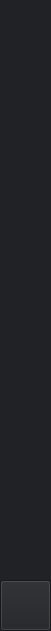
       <widget class="QWidget" name="Button_2" native="true">
        <property name="geometry">
         <rect>
          <x>0</x>
          <y>0</y>
          <width>51</width>
          <height>631</height>
         </rect>
        </property>
        <property name="styleSheet">
         <string notr="true">background-color: rgb(32, 34, 37);</string>
        </property>
        <widget class="QPushButton" name="profileBtn_admin">
         <property name="geometry">
          <rect>
           <x>0</x>
           <y>60</y>
           <width>51</width>
           <height>51</height>
          </rect>
         </property>
         <property name="text">
          <string/>
         </property>
         <property name="icon">
          <iconset resource="images_and_icons/SignInRegPage.qrc">
           <normaloff>:/User/User/profile.png</normaloff>:/User/User/profile.png</iconset>
         </property>
         <property name="iconSize">
          <size>
           <width>33</width>
           <height>33</height>
          </size>
         </property>
         <property name="flat">
          <bool>true</bool>
         </property>
        </widget>
        <widget class="QPushButton" name="mainBtn_admin">
         <property name="geometry">
          <rect>
           <x>0</x>
           <y>0</y>
           <width>51</width>
           <height>51</height>
          </rect>
         </property>
         <property name="text">
          <string/>
         </property>
         <property name="icon">
          <iconset resource="images_and_icons/SignInRegPage.qrc">
           <normaloff>:/User/User/home.png</normaloff>:/User/User/home.png</iconset>
         </property>
         <property name="iconSize">
          <size>
           <width>33</width>
           <height>33</height>
          </size>
         </property>
         <property name="flat">
          <bool>true</bool>
         </property>
        </widget>
        <widget class="QPushButton" name="makeAnnocementBtn">
         <property name="geometry">
          <rect>
           <x>0</x>
           <y>120</y>
           <width>51</width>
           <height>51</height>
          </rect>
         </property>
         <property name="text">
          <string/>
         </property>
         <property name="icon">
          <iconset resource="images_and_icons/SignInRegPage.qrc">
           <normaloff>:/admin/Admin/make announcement.png</normaloff>:/admin/Admin/make announcement.png</iconset>
         </property>
         <property name="iconSize">
          <size>
           <width>33</width>
           <height>33</height>
          </size>
         </property>
         <property name="flat">
          <bool>true</bool>
         </property>
        </widget>
        <widget class="QPushButton" name="manageUserBtn">
         <property name="geometry">
          <rect>
           <x>0</x>
           <y>180</y>
           <width>51</width>
           <height>51</height>
          </rect>
         </property>
         <property name="text">
          <string/>
         </property>
         <property name="icon">
          <iconset resource="images_and_icons/SignInRegPage.qrc">
           <normaloff>:/admin/Admin/manage user.png</normaloff>:/admin/Admin/manage user.png</iconset>
         </property>
         <property name="iconSize">
          <size>
           <width>33</width>
           <height>33</height>
          </size>
         </property>
         <property name="flat">
          <bool>true</bool>
         </property>
        </widget>
        <widget class="QPushButton" name="adminLogBtn">
         <property name="geometry">
          <rect>
           <x>0</x>
           <y>240</y>
           <width>51</width>
           <height>51</height>
          </rect>
         </property>
         <property name="text">
          <string/>
         </property>
         <property name="icon">
          <iconset resource="images_and_icons/SignInRegPage.qrc">
           <normaloff>:/admin/Admin/admin log.png</normaloff>:/admin/Admin/admin log.png</iconset>
         </property>
         <property name="iconSize">
          <size>
           <width>33</width>
           <height>33</height>
          </size>
         </property>
         <property name="flat">
          <bool>true</bool>
         </property>
        </widget>
        <widget class="QPushButton" name="settingButton_admin">
         <property name="geometry">
          <rect>
           <x>0</x>
           <y>580</y>
           <width>51</width>
           <height>51</height>
          </rect>
         </property>
         <property name="text">
          <string/>
         </property>
         <property name="icon">
          <iconset resource="images_and_icons/SignInRegPage.qrc">
           <normaloff>:/User/User/setting.png</normaloff>:/User/User/setting.png</iconset>
         </property>
         <property name="iconSize">
          <size>
           <width>33</width>
           <height>33</height>
          </size>
         </property>
        </widget>
       </widget>
